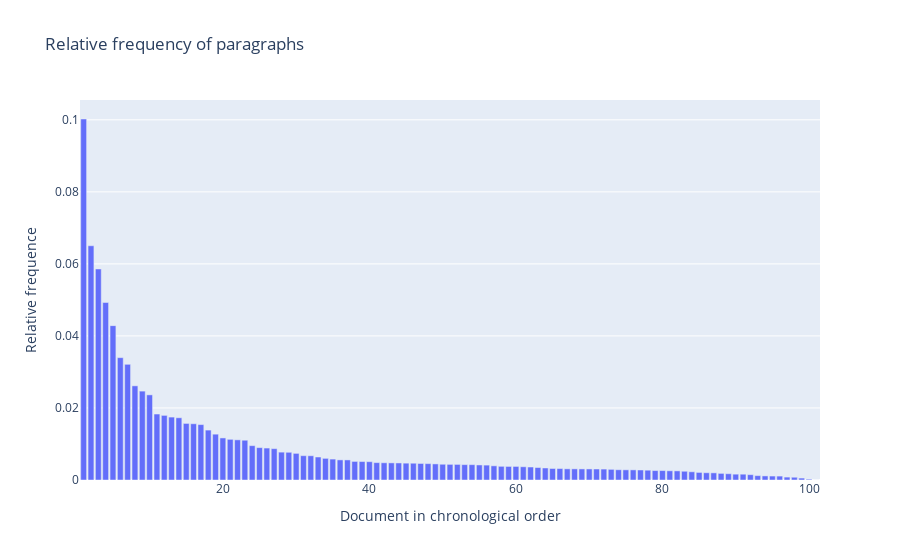

Notebook code for this chart:
### Code cell
x_var = new_df.index + 1
y_var = 'emo and lightning technology paragraph share of all paragraphs'


fig = px.bar(new_df.sort_values(by=y_var, ascending=False), 
            x = x_var, 
            y = y_var,
            hover_data=['author','title', 'year', 'emo and lightning technology paragraph share of all paragraphs'],
            title= 'Relative frequency of paragraphs')
             
# Update x-axis label
fig.update_xaxes(title_text='Document in chronological order')

# Update y-axis label
fig.update_yaxes(title_text='Relative frequence') 

fig.show()

### Figure 1 — Plotly figure (JSON) as saved in the notebook; plotly's stock layout.template omitted (floating-point values rounded to 4 significant figures; data arrays with more than 128 entries replaced by an {"elided": "..."} marker saying what was removed)
{"data": [{"alignmentgroup": "True", "customdata": {"elided": "101x3 mixed values"}, "hovertemplate": "x=%{x}<br>emo and lightning technology paragraph share of all paragraphs=%{y}<br>author=%{customdata[0]}<br>title=%{customdata[1]}<br>year=%{customdata[2]}<extra></extra>", "legendgroup": "", "marker": {"color": "#636efa", "pattern": {"shape": ""}}, "name": "", "offsetgroup": "", "orientation": "v", "showlegend": false, "textposition": "auto", "type": "bar", "x": [1, 2, 3, 4, 5, 6, 7, 8, 9, 10, 11, 12, 13, 14, 15, 16, 17, 18, 19, 20, 21, 22, 23, 24, 25, 26, 27, 28, 29, 30, 31, 32, 33, 34, 35, 36, 37, 38, 39, 40, 41, 42, 43, 44, 45, 46, 47, 48, 49, 50, 51, 52, 53, 54, 55, 56, 57, 58, 59, 60, 61, 62, 63, 64, 65, 66, 67, 68, 69, 70, 71, 72, 73, 74, 75, 76, 77, 78, 79, 80, 81, 82, 83, 84, 85, 86, 87, 88, 89, 90, 91, 92, 93, 94, 95, 96, 97, 98, 99, 100, 101], "xaxis": "x", "y": [0.1002, 0.06503, 0.05859, 0.04928, 0.04286, 0.03396, 0.03212, 0.02614, 0.02468, 0.02364, 0.01832, 0.01794, 0.01747, 0.01727, 0.01571, 0.01562, 0.01538, 0.01386, 0.01272, 0.01168, 0.01129, 0.01115, 0.01104, 0.009535, 0.008991, 0.008871, 0.008701, 0.007735, 0.007692, 0.007391, 0.00675, 0.006729, 0.006383, 0.006009, 0.005808, 0.005585, 0.005576, 0.005158, 0.005125, 0.005086, 0.004824, 0.004785, 0.004752, 0.00473, 0.004673, 0.004656, 0.004587, 0.004545, 0.004468, 0.004373, 0.00434, 0.004328, 0.004264, 0.004255, 0.004177, 0.004133, 0.003938, 0.003798, 0.003768, 0.003768, 0.003677, 0.003604, 0.003462, 0.003334, 0.003197, 0.00318, 0.003098, 0.00309, 0.003074, 0.003067, 0.003051, 0.003032, 0.002958, 0.002851, 0.002824, 0.002809, 0.002778, 0.002725, 0.002619, 0.002619, 0.002558, 0.002532, 0.002426, 0.00228, 0.002102, 0.002014, 0.001984, 0.001835, 0.001743, 0.001619, 0.001612, 0.001479, 0.00121, 0.001132, 0.001095, 0.001084, 0.0008039, 0.0007673, 0.0005348, 0.0002278, 0], "yaxis": "y"}], "layout": {"barmode": "relative", "legend": {"tracegroupgap": 0}, "title": {"text": "Relative frequency of paragraphs"}, "xaxis": {"anchor": "y", "domain": [0, 1], "title": {"text": "Document in chronological order"}}, "yaxis": {"anchor": "x", "domain": [0, 1], "title": {"text": "Relative frequence"}}}}
